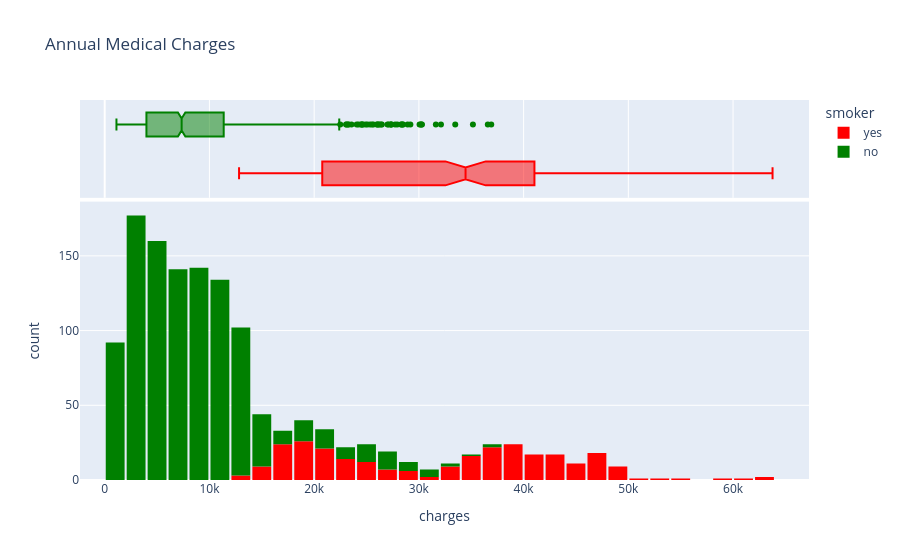

Here is the notebook cell this chart was saved with:
### Markdown cell above
#### Annual medical charges by smoker

### Code cell
fig = px.histogram(medical_df, x='charges', marginal='box', color='smoker', color_discrete_sequence=['red','green'], title='Annual Medical Charges')
fig.update_layout(bargap=0.1)
fig.show()

### Figure 1 — Plotly figure (JSON) as saved in the notebook; plotly's stock layout.template omitted (floating-point values rounded to 4 significant figures; data arrays with more than 128 entries replaced by an {"elided": "..."} marker saying what was removed)
{"data": [{"bingroup": "x", "hovertemplate": "smoker=yes<br>charges=%{x}<br>count=%{y}<extra></extra>", "legendgroup": "yes", "marker": {"color": "red", "pattern": {"shape": ""}}, "name": "yes", "orientation": "v", "showlegend": true, "type": "histogram", "x": {"elided": "274 float values"}, "xaxis": "x", "yaxis": "y"}, {"hovertemplate": "smoker=yes<br>charges=%{x}<extra></extra>", "legendgroup": "yes", "marker": {"color": "red"}, "name": "yes", "notched": true, "showlegend": false, "type": "box", "x": {"elided": "274 float values"}, "xaxis": "x2", "yaxis": "y2"}, {"bingroup": "x", "hovertemplate": "smoker=no<br>charges=%{x}<br>count=%{y}<extra></extra>", "legendgroup": "no", "marker": {"color": "green", "pattern": {"shape": ""}}, "name": "no", "orientation": "v", "showlegend": true, "type": "histogram", "x": {"elided": "1064 float values"}, "xaxis": "x", "yaxis": "y"}, {"hovertemplate": "smoker=no<br>charges=%{x}<extra></extra>", "legendgroup": "no", "marker": {"color": "green"}, "name": "no", "notched": true, "showlegend": false, "type": "box", "x": {"elided": "1064 float values"}, "xaxis": "x2", "yaxis": "y2"}], "layout": {"bargap": 0.1, "barmode": "relative", "legend": {"title": {"text": "smoker"}, "tracegroupgap": 0}, "title": {"text": "Annual Medical Charges"}, "xaxis": {"anchor": "y", "domain": [0, 1], "title": {"text": "charges"}}, "xaxis2": {"anchor": "y2", "domain": [0, 1], "matches": "x", "showgrid": true, "showticklabels": false}, "yaxis": {"anchor": "x", "domain": [0, 0.7326], "title": {"text": "count"}}, "yaxis2": {"anchor": "x2", "domain": [0.7426, 1], "matches": "y2", "showgrid": false, "showline": false, "showticklabels": false, "ticks": ""}}}
